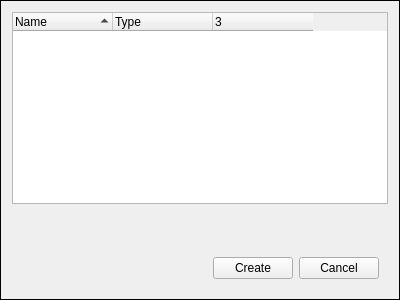
<?xml version="1.0" encoding="UTF-8"?>
<ui version="4.0">
 <class>ControlPanel</class>
 <widget class="QFrame" name="ControlPanel">
  <property name="geometry">
   <rect>
    <x>0</x>
    <y>0</y>
    <width>400</width>
    <height>300</height>
   </rect>
  </property>
  <property name="windowTitle">
   <string>Frame</string>
  </property>
  <property name="frameShape">
   <enum>QFrame::Panel</enum>
  </property>
  <property name="frameShadow">
   <enum>QFrame::Plain</enum>
  </property>
  <layout class="QVBoxLayout" name="verticalLayout">
   <item>
    <widget class="QTreeWidget" name="actors">
     <property name="contextMenuPolicy">
      <enum>Qt::CustomContextMenu</enum>
     </property>
     <property name="editTriggers">
      <set>QAbstractItemView::NoEditTriggers</set>
     </property>
     <property name="selectionMode">
      <enum>QAbstractItemView::ExtendedSelection</enum>
     </property>
     <property name="sortingEnabled">
      <bool>true</bool>
     </property>
     <property name="columnCount">
      <number>3</number>
     </property>
     <attribute name="headerVisible">
      <bool>true</bool>
     </attribute>
     <attribute name="headerStretchLastSection">
      <bool>false</bool>
     </attribute>
     <column>
      <property name="text">
       <string>Name</string>
      </property>
     </column>
     <column>
      <property name="text">
       <string>Type</string>
      </property>
     </column>
     <column>
      <property name="text">
       <string/>
      </property>
     </column>
    </widget>
   </item>
   <item>
    <spacer name="verticalSpacer">
     <property name="orientation">
      <enum>Qt::Vertical</enum>
     </property>
     <property name="sizeHint" stdset="0">
      <size>
       <width>20</width>
       <height>37</height>
      </size>
     </property>
    </spacer>
   </item>
   <item>
    <widget class="QWidget" name="widget_12" native="true">
     <layout class="QHBoxLayout" name="horizontalLayout_9">
      <item>
       <spacer name="horizontalSpacer_7">
        <property name="orientation">
         <enum>Qt::Horizontal</enum>
        </property>
        <property name="sizeHint" stdset="0">
         <size>
          <width>40</width>
          <height>20</height>
         </size>
        </property>
       </spacer>
      </item>
      <item>
       <widget class="QPushButton" name="pushButton_2">
        <property name="text">
         <string>Create</string>
        </property>
       </widget>
      </item>
      <item>
       <widget class="QPushButton" name="pushButton_3">
        <property name="text">
         <string>Cancel</string>
        </property>
       </widget>
      </item>
     </layout>
    </widget>
   </item>
  </layout>
 </widget>
 <resources/>
 <connections/>
</ui>
